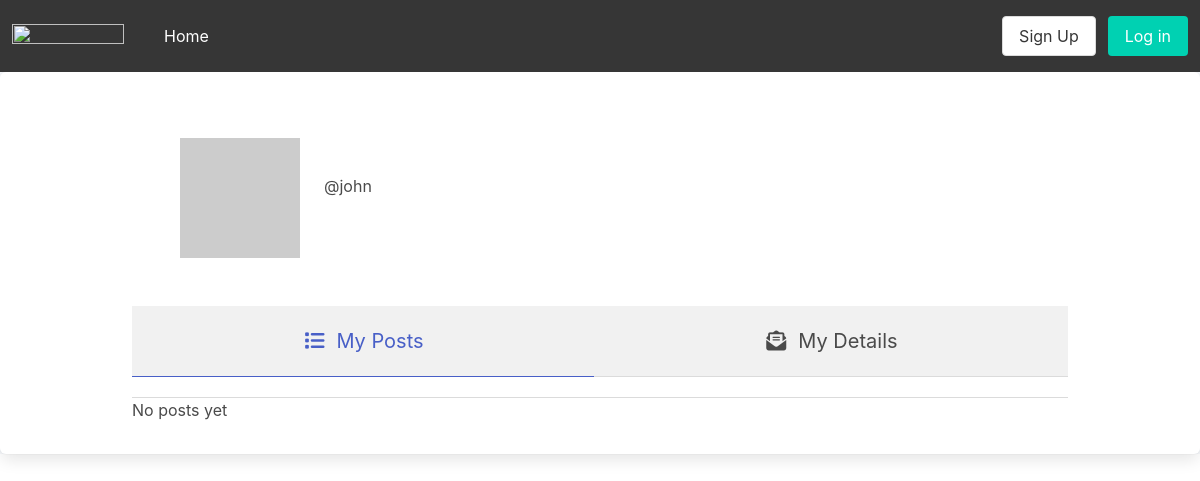
/user/7/, run on an earlier commit of the app's database.
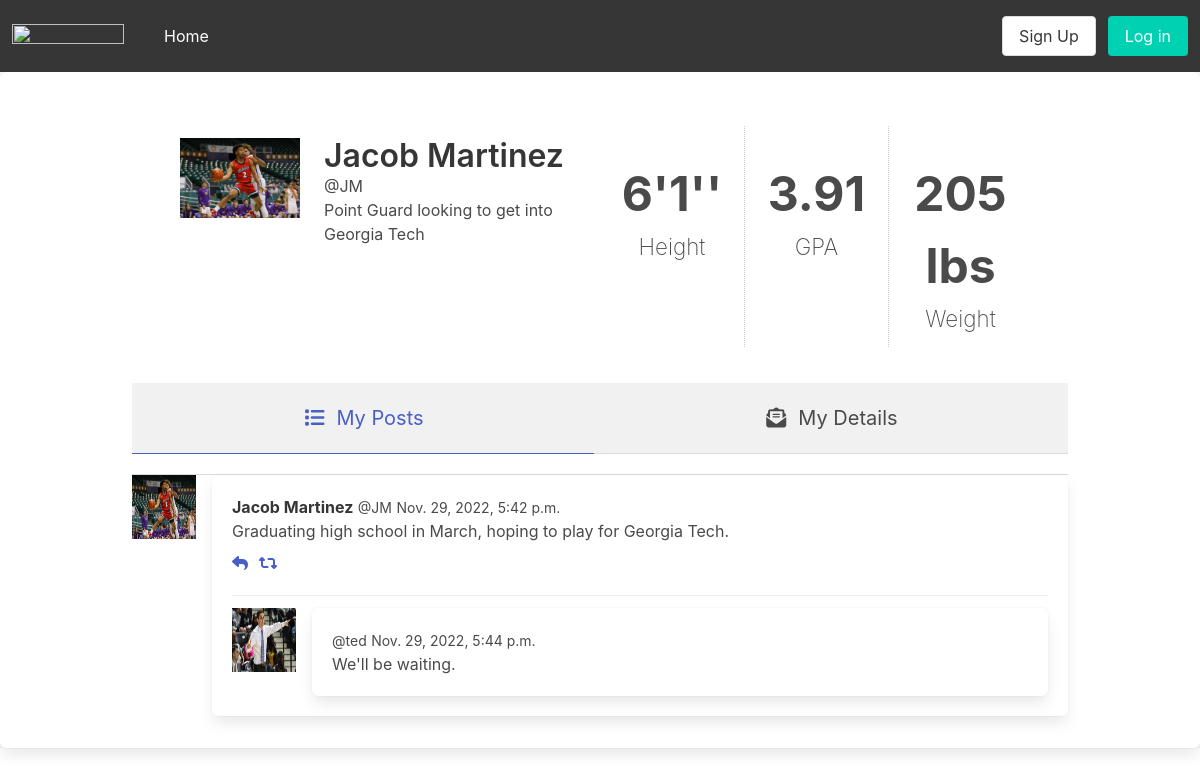
And on a later commit of the database.
### api/models.py (models this page shows, shortened)
class CustomUser(auth.models.AbstractUser, auth.models.PermissionsMixin):
    user_type_choices = (
        (0, 'Scout'),
        (1, 'Athlete'),
    )
    school_options = (
        ('Georgia Institute of Technology', 'Georgia Institute of Technology'),
        ('Florida International University', 'Florida International University'),
        ('Yale', 'Yale'),
        ('University of Pittsburgh', 'University of Pittsburgh'),
        ('Emory University','Emory University')
    )
    height_foot_options = (
        (4, '4'),
        (5, '5'),
        (6, '6'),
        (7, '7'),
    )
    height_inch_options = (
        (0, '0'),
        (1, '1'),
        (2, '2'),
        (3, '3'),
        (4, '4'),
        (5, '5'),
        (6, '6'),
        (7, '7'),
        (8, '8'),
        (9, '9'),
        (10, '10'),
        (11, '11'),
        (12, '12'),
    )
    weight_lb = models.IntegerField(default=140, blank=True)
    height_ft = models.IntegerField(choices=height_foot_options, default=5, blank=True)
    height_in = models.IntegerField(choices=height_inch_options, default=6, blank=True)
    school = models.CharField(max_length=128, blank=True, choices=school_options)
    profile_pic = models.ImageField(null=True, blank=True)
    bio = models.TextField(null=True, blank=True, default="No biography")
    gpa = models.FloatField(null=True, blank=True)
    user_type = models.PositiveSmallIntegerField(null=True, choices=user_type_choices)
    def __str__(self):
        return f"@{self.username}"

class Post(models.Model):
    author = models.ForeignKey(CustomUser, on_delete=models.CASCADE)
    text = models.TextField()
    create_date = models.DateTimeField(default=timezone.now)

class Comment(models.Model):
    post = models.ForeignKey(Post, on_delete=models.CASCADE, related_name='comments')
    author = models.ForeignKey(CustomUser, on_delete=models.CASCADE)
    text = models.TextField()
    create_date = models.DateTimeField(default=timezone.now)

### api/views.py (the view)
# urls.py: path('user/<int:pk>/', views.UserDetail.as_view(), name='user_detail_page'),
class UserDetail(DetailView):
    model = models.CustomUser
    template_name = 'user_detail.html'
    context_object_name = 'user_detail'
    def get_context_data(self, **kwargs):
        context = super(UserDetail, self).get_context_data(**kwargs)
        context.update({
            'user_posts': models.Post.objects.filter(author=context['user_detail']).order_by('-create_date'), # Newest first
        })
        return context

### templates/user_detail.html (shortened to what this page needs)
{% extends 'base.html' %}
{% load static %}
{% block bodyblock %}
<link rel="stylesheet" href="{% static 'css/user_detail.css' %}">
<section class = "is-link container">
<div class='columns'>
    <div class='container profile'>
      <div class='section profile-heading'>
        <div class='columns is-mobile is-multiline'>
          <div class='column is-2'>
            <span class='header-icon user-profile-image' id = "profilePhoto">
              {% if user_detail.profile_pic %}
                <img src="{{ user_detail.profile_pic.url }}" alt="not found">
              {% else %}
                <img src='https://via.placeholder.com/250' alt="not found">
              {% endif %}
            </span>
          </div>
          <div class='column is-4-tablet is-10-mobile name'>
            <p>
              <span class='title is-bold'>{{user_detail.first_name}} {{user_detail.last_name}}</span>
              <br>
              <span class='title-is-size-4'>@{{user_detail.username}}</span>
              <br>
            </p>
            <p class='tagline'>
              {{ user_detail.bio }}
            </p>
          </div>
          {% if user_detail.user_type == 1 %}
          <div class='column is-2-tablet is-4-mobile has-text-centered'>
            <p class='stat-val'>{{ user_detail.height_ft }}'{{ user_detail.height_in }}''</p>
            <p class='stat-key'>Height</p>
          </div>
          <div class='column is-2-tablet is-4-mobile has-text-centered'>
            <p class='stat-val'> {{ user_detail.gpa }}</p>
            <p class='stat-key'>GPA</p>
          </div>
          <div class='column is-2-tablet is-4-mobile has-text-centered'>
            <p class='stat-val'>{{ user_detail.weight_lb }} lbs</p>
            <p class='stat-key'>Weight</p>
          </div>
          {% endif %}
        </div>
      </div>
      <div class='profile-options is-fullwidth is-white'>
        <div class='tabs is-fullwidth is-medium'>
          <ul>
            <li class='link is-active' id = "myPostBar">
              <a>
                <span class='icon'>
                  <i class='fa fa-list'></i>
                </span>
                <span>My Posts</span>
              </a>
            </li>
            <li class='link' id = "myDetailBar">
              <a>
                <span class='icon'>
                  <i class='fa fa-envelope-open-text'></i>
                </span>
                <span>My Details</span>
              </a>
            </li>
          </ul>
        </div>
      </div>
      <div class='columns is-mobile is-vcentered'>
        <div class='column'>
          {% for post in user_posts %}
            <article class="media" name = "myPostContent">
              <figure class="media-left">
                  {% if post.author.profile_pic %}
                  <div class="avatar"><img src="{{ post.author.profile_pic.url }}"
                      style="width: 64px; height: 64px;">
                      </div>
                  {% else %}
                  <div class="avatar"><img src='https://via.placeholder.com/250'
                      style="width: 64px; height: 64px;">
                  </div>
                  {% endif %}
              </figure>
              <div class="media-content box">
                <div class="content">
                  <p>
                    <strong>{{post.author.first_name}} {{post.author.last_name}}</strong> <small>{{post.author}}</small> <small>{{post.create_date}}</small>
                    <br>
                    {{post.text}}                            </p>
                </div>
                <nav class="level is-mobile">
                  <div class="level-left">
                    <a class="level-item">
                      <span class="icon is-small"><i class="fas fa-reply"></i></span>
                    </a>
                    <a class="level-item">
                      <span class="icon is-small"><i class="fas fa-retweet"></i></span>
                    </a>
                  </div>
                </nav>
                {% if post.comments.all %}
                  {% for comment in post.comments.all %}
                    <article class="media">
                      <figure class="media-left">
                          {% if comment.author.profile_pic %}
                          <div class="avatar"><img src="{{ comment.author.profile_pic.url }}"
                              style="width: 64px; height: 64px;">
                              </div>
                          {% else %}
                          <div class="avatar"><img src='https://via.placeholder.com/250'
                              style="width: 64px; height: 64px;">
                          </div>
                          {% endif %}
                      </figure>
                        <div class="media-content box">
                          <div class="content">
                            <p>
                                  <small>{{comment.author}}</small> <small>{{comment.create_date}}</small>
                                  <br>
                                  {{comment.text}}
                              </p>
                          </div>
                        </div>
                    </article>
                  {% endfor %}
                {% endif %}
              </div>
            </article>
          {% empty %}
            <p name = "myPostContent">No posts yet</p>
          {% endfor %}
          <br>
        </div>
      </div>
    </div>
  </div>
</section>
{% endblock bodyblock %}

### templates/base.html (shortened to what this page needs)
<!DOCTYPE html>
{% load static %}
<html lang="en">
<head>
  <link href="https://cdn.jsdelivr.net/npm/bootstrap@5.2.1/dist/css/bootstrap.min.css" rel="stylesheet">
  <link rel="stylesheet" href="{% static 'css/master.css' %}">
  <link rel="stylesheet" href="https://cdn.jsdelivr.net/npm/bulma@0.9.4/css/bulma.min.css">
  <link rel="stylesheet" href="https://raw.githubusercontent.com/FortAwesome/Font-Awesome/6.x/css/fontawesome.css">
</head>
<body>
  <nav class="navbar is-dark" role="navigation" aria-label="main navigation">
    <div class="navbar-brand">
      <a class="navbar-item">
        <img src="https://brand.fiu.edu/_assets/images/fiu-logo.png" width="112" height="28">
      </a>
    </div>
    <div id="navbarBasicExample" class="navbar-menu">
      <div class="navbar-start">
        <a class="navbar-item" href="{% url 'api:home_page' %}">
          Home
        </a>
      </div>
    </div>
    <div class="navbar-end">
      <div class="navbar-item">
        {% if user.is_authenticated %}
        <div class="field is-grouped">
          <p class="control">
            <a class="button" href="{{ user.get_absolute_url }}">
              My Profile
            </a>
          </p>
          <p class="control">
            <a class="button is-danger" href="{% url 'api:logout_page' %}">
              Logout
            </a>
          </p>
        </div>
        {% else %}
        <div class="field is-grouped">
          <p class="control">
            <a class="button" href="{% url 'api:signup_page' %}">
              Sign Up
            </a>
          </p>
          <p class="control">
            <a class="button is-primary" href="{% url 'api:login_page' %}">
              Log in
            </a>
          </p>
        </div>
        {% endif %}
      </div>
    </div>
  </nav>
  <div class="box is-full-desktop">
    {% block bodyblock %}
    {% endblock bodyblock %}
  </div>
</body>
</html>

### static/css/user_detail.css (style rules this page uses)
body { background: #F5F7FA }
.stat-val { font-size: 3em; padding-top: 20px; font-weight: bold; }
.stat-key { font-size: 1.4em; font-weight: 200 }
.section.profile-heading .column.is-2-tablet.has-text-centered + .has-text-centered { border-left: 1px dotted rgba(0, 0, 0, .2); }
.container.profile { margin-top: 1%; }
.container.profile .profile-options .tabs ul li.link a { margin-bottom: 20px; padding: 20px; background-color: #F1F1F1; }

What changed in the data, as far as the page shows it:
changed CustomUser: profile_pic: picture added; first_name (not shown) → "Jacob"; last_name (not shown) → "Martinez"; username "john" → "JM"; bio (not shown) → "Point Guard looking to get into Georgia Tech"; user_type 0 → 1 (drawn); height_ft (not shown) → "6"; height_in (not shown) → "1"; gpa (not shown) → "3.91"; weight_lb (not shown) → "205"
now on this page (row edited): Post: author.profile_pic (picture), author.first_name "Jacob", author.last_name "Martinez", author "@JM", create_date "Nov. 29, 2022, 5:42 p.m.", text "Graduating high school in March, hoping to play for Georgia Tech."
now on this page (row edited): Comment: author.profile_pic (picture), author "@ted", create_date "Nov. 29, 2022, 5:44 p.m.", text "We'll be waiting."
Also different on the page:
text no longer shown: "No posts yet"
text now shown: "' '' Height GPA lbs Weight"
